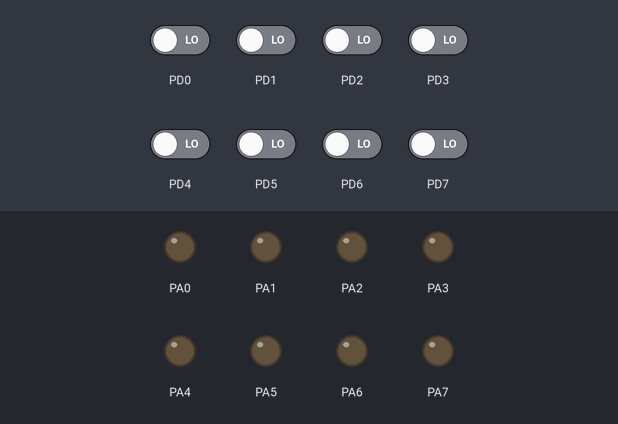
This program was run on a simulated ATmega128, built with avr-gcc and emulated at 16 MHz. Shown: output pins drawn as LEDs (lit = HIGH). The inputs (shaded band) are chosen by the test bench; at power-on: PD0–7 LOW.

Above: at 1.2 s.
1.3 s: PD0 driven HIGH
At 2.4 s:
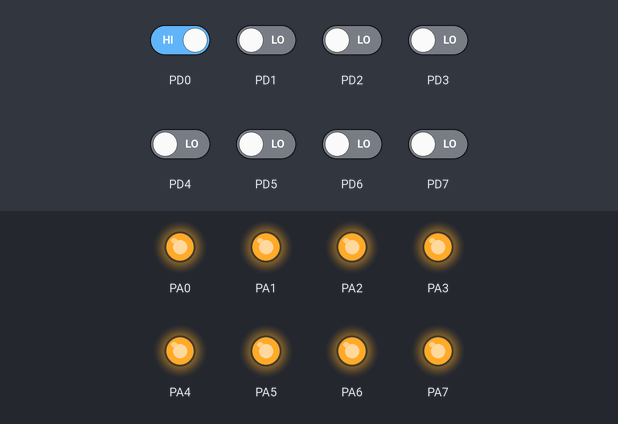
2.8 s: PD1 driven HIGH
At 3.5 s:
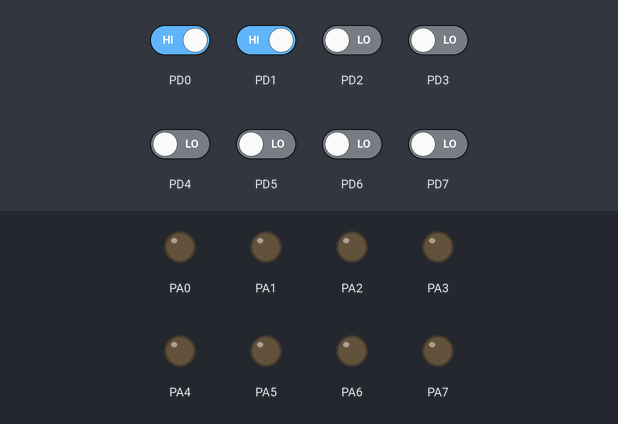
4.3 s: PD2 driven HIGH
At 4.7 s:
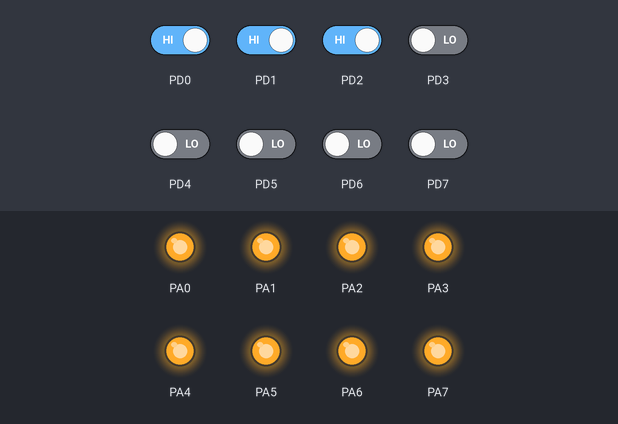
Timing chart, 0 to 7.3 s (numbered marks = the images above; inputs shaded):
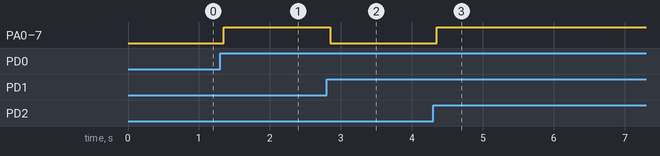

Measured:
- after the input at 1.3 s, PA0–7: LOW → HIGH after 0.05 s
- after the input at 2.8 s, PA0–7: HIGH → LOW after 0.05 s
- after the input at 4.3 s, PA0–7: LOW → HIGH after 0.05 s

The program:

main.c
```c
// #define F_CPU 16000000UL
// #include <avr/io.h>
// #include <util/delay.h>
#include "Button2.h"

int main(void)
{
	LED_DDR = 0XFF;
	Button btnon;
	Button btnoff;
	Button btnTog;
	Button_Init(&btnon,&Button_DDR,&Button_PIN,Button_ON);
	Button_Init(&btnoff,&Button_DDR,&Button_PIN,Button_OFF);
	Button_Init(&btnTog,&Button_DDR,&Button_PIN,Button_Toggle);
    while (1)
    {
		if(Button_getState(&btnon) == ACT_RELEASE)
		{
			LED_PORT = 0xff;
		}
		else if(Button_getState(&btnoff) == ACT_RELEASE)
		{
			LED_PORT = 0x00;
		}
		else if(Button_getState(&btnTog) == ACT_RELEASE)
		{
			LED_PORT ^= 0xff;//현재상태 반전
		}
    }
}
```

Button2.c
```c
/*
 * Button2.c
 *
 * Created: 2024-05-27 오전 11:39:24
 *  Author: minkyu
 */
#include "Button2.h"
void Button_Init(Button *button, volatile uint8_t *ddr_p, volatile uint8_t *pin_p, uint8_t pinNumber_p)
{
	button->ddr_s = ddr_p; //즉 주소값을 받아 주소값을 할당
	button->pin_s = pin_p;
	button->btnPin_s = pinNumber_p;
	button->prevState_s = RELEASED; //RELEASED  = 1
	*button->ddr_s &= ~(1<<button->btnPin_s);
}
uint8_t Button_getState(Button *button)
{
	uint8_t curState = *button->pin_s & (1<<button->btnPin_s);
	if((curState == PUSHED) && (button->prevState_s == RELEASED))
	{
		_delay_ms(50);
		button -> prevState_s = PUSHED;
		return ACT_PUSHED;
	}
	else if((curState != PUSHED) && (button->prevState_s ==PUSHED))
	{
		_delay_ms(50);
		button->prevState_s = RELEASED;
		return ACT_RELEASE;
	}
	return NO_ACT;
}
```

Button2.h
```c
#ifndef BUTTON2_H_
#define BUTTON2_H_

//#define F_CPU 16000000UL
#include <avr/io.h>
#include <util/delay.h>

#define LED_DDR			DDRA
#define LED_PORT		PORTA
#define Button_DDR		DDRD
#define Button_PIN		PIND
#define Button_ON		0
#define Button_OFF		1
#define Button_Toggle	2


enum {PUSHED, RELEASED};
enum {NO_ACT, ACT_PUSHED,ACT_RELEASE};

typedef struct _button
{
	volatile uint8_t *ddr_s;
	volatile uint8_t *pin_s;
	uint8_t btnPin_s;
	uint8_t prevState_s;
}Button;

void Button_Init(Button *button, volatile uint8_t *ddr_p, volatile uint8_t *pin_p, uint8_t pinNumber_p);
uint8_t Button_getState(Button *button);


#endif /* BUTTON2_H_ */
```
